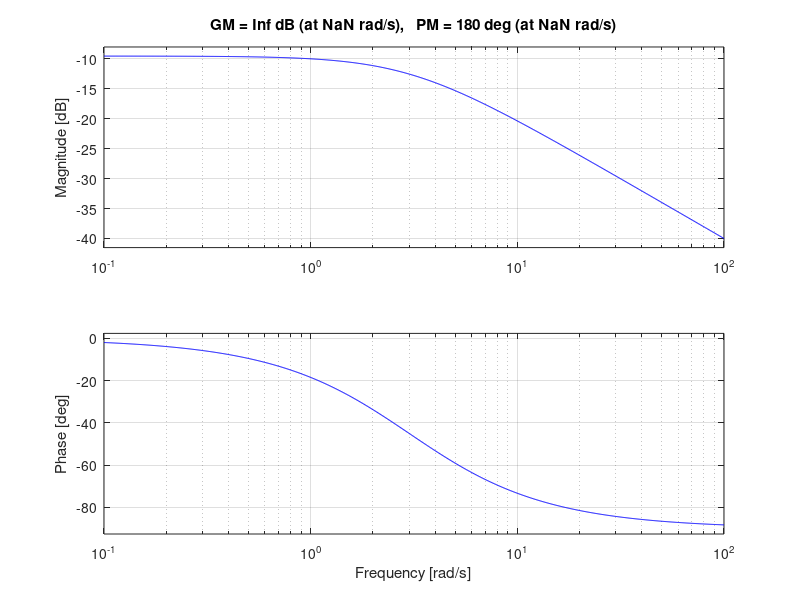

This figure's MATLAB source:
clear all
close all
clc

% Define the transfer function
H = tf([1 2], [1 5 6])

% Check for BIBO stability using isstable function
isstable(H)

% Plot the Bode plot and check the margins
margin(H)
